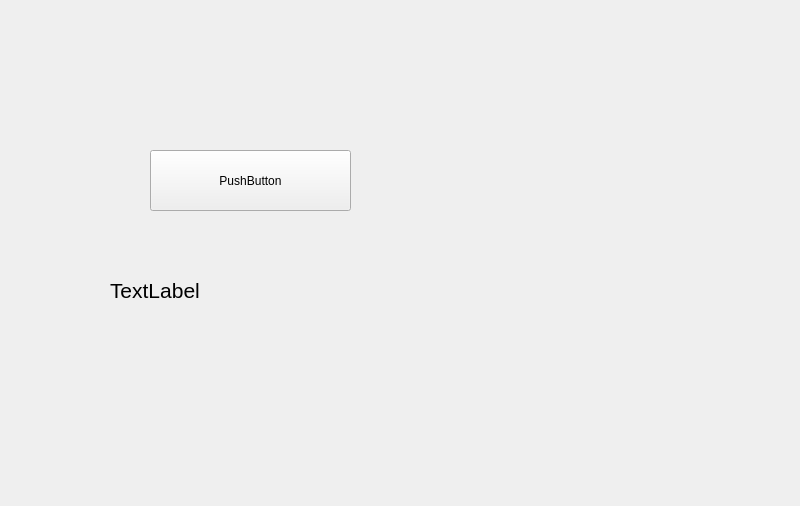
<?xml version="1.0" encoding="UTF-8"?>
<ui version="4.0">
 <class>Widget</class>
 <widget class="QWidget" name="Widget">
  <property name="geometry">
   <rect>
    <x>0</x>
    <y>0</y>
    <width>800</width>
    <height>506</height>
   </rect>
  </property>
  <property name="windowTitle">
   <string>Widget</string>
  </property>
  <widget class="QPushButton" name="pushButton">
   <property name="geometry">
    <rect>
     <x>150</x>
     <y>150</y>
     <width>201</width>
     <height>61</height>
    </rect>
   </property>
   <property name="text">
    <string>PushButton</string>
   </property>
  </widget>
  <widget class="QLabel" name="label">
   <property name="geometry">
    <rect>
     <x>110</x>
     <y>260</y>
     <width>251</width>
     <height>61</height>
    </rect>
   </property>
   <property name="font">
    <font>
     <pointsize>16</pointsize>
    </font>
   </property>
   <property name="text">
    <string>TextLabel</string>
   </property>
  </widget>
 </widget>
 <resources/>
 <connections/>
</ui>
